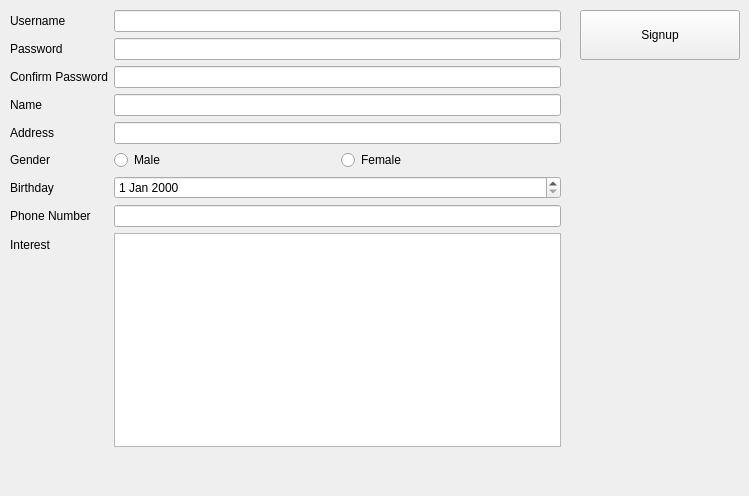
      <widget class="QWidget" name="sign_up_tab">
       <property name="enabled">
        <bool>true</bool>
       </property>
       <attribute name="title">
        <string>Sign Up</string>
       </attribute>
       <widget class="QWidget" name="formLayoutWidget_2">
        <property name="geometry">
         <rect>
          <x>0</x>
          <y>0</y>
          <width>561</width>
          <height>487</height>
         </rect>
        </property>
        <layout class="QFormLayout" name="Form_signup_user">
         <property name="leftMargin">
          <number>10</number>
         </property>
         <property name="topMargin">
          <number>10</number>
         </property>
         <property name="bottomMargin">
          <number>40</number>
         </property>
         <item row="0" column="0">
          <widget class="QLabel" name="Label_username_signup_user">
           <property name="styleSheet">
            <string notr="true"/>
           </property>
           <property name="text">
            <string>Username</string>
           </property>
          </widget>
         </item>
         <item row="0" column="1">
          <widget class="QLineEdit" name="Line_username_signup_user">
           <property name="styleSheet">
            <string notr="true"/>
           </property>
          </widget>
         </item>
         <item row="1" column="0">
          <widget class="QLabel" name="Label_password_signup_user">
           <property name="sizePolicy">
            <sizepolicy hsizetype="Expanding" vsizetype="Expanding">
             <horstretch>0</horstretch>
             <verstretch>0</verstretch>
            </sizepolicy>
           </property>
           <property name="styleSheet">
            <string notr="true"/>
           </property>
           <property name="text">
            <string>Password</string>
           </property>
          </widget>
         </item>
         <item row="1" column="1">
          <widget class="QLineEdit" name="Line_password_signup_user">
           <property name="styleSheet">
            <string notr="true"/>
           </property>
          </widget>
         </item>
         <item row="2" column="0">
          <widget class="QLabel" name="Label_password_confirm_signup_user">
           <property name="sizePolicy">
            <sizepolicy hsizetype="Expanding" vsizetype="Expanding">
             <horstretch>0</horstretch>
             <verstretch>0</verstretch>
            </sizepolicy>
           </property>
           <property name="styleSheet">
            <string notr="true"/>
           </property>
           <property name="text">
            <string>Confirm Password</string>
           </property>
          </widget>
         </item>
         <item row="2" column="1">
          <widget class="QLineEdit" name="Line_password_confirm_signup_user">
           <property name="styleSheet">
            <string notr="true"/>
           </property>
          </widget>
         </item>
         <item row="3" column="0">
          <widget class="QLabel" name="Label_name_signup_user">
           <property name="sizePolicy">
            <sizepolicy hsizetype="Expanding" vsizetype="Expanding">
             <horstretch>0</horstretch>
             <verstretch>0</verstretch>
            </sizepolicy>
           </property>
           <property name="styleSheet">
            <string notr="true"/>
           </property>
           <property name="text">
            <string>Name</string>
           </property>
          </widget>
         </item>
         <item row="3" column="1">
          <widget class="QLineEdit" name="Line_name_signup_user">
           <property name="styleSheet">
            <string notr="true"/>
           </property>
          </widget>
         </item>
         <item row="4" column="0">
          <widget class="QLabel" name="Label_address_signup_user">
           <property name="sizePolicy">
            <sizepolicy hsizetype="Expanding" vsizetype="Expanding">
             <horstretch>0</horstretch>
             <verstretch>0</verstretch>
            </sizepolicy>
           </property>
           <property name="styleSheet">
            <string notr="true"/>
           </property>
           <property name="text">
            <string>Address</string>
           </property>
          </widget>
         </item>
         <item row="4" column="1">
          <widget class="QLineEdit" name="Line_address_signup_user">
           <property name="styleSheet">
            <string notr="true"/>
           </property>
          </widget>
         </item>
         <item row="5" column="0">
          <widget class="QLabel" name="Label_gender_signup_user">
           <property name="sizePolicy">
            <sizepolicy hsizetype="Expanding" vsizetype="Expanding">
             <horstretch>0</horstretch>
             <verstretch>0</verstretch>
            </sizepolicy>
           </property>
           <property name="styleSheet">
            <string notr="true"/>
           </property>
           <property name="text">
            <string>Gender</string>
           </property>
          </widget>
         </item>
         <item row="5" column="1">
          <layout class="QHBoxLayout" name="Form_gender_user">
           <item>
            <widget class="QRadioButton" name="Rbutton_female_signup_user">
             <property name="text">
              <string>Male</string>
             </property>
             <attribute name="buttonGroup">
              <string notr="true">button_group_gender_signup_user</string>
             </attribute>
            </widget>
           </item>
           <item>
            <widget class="QRadioButton" name="Rbutton_male_signup_user">
             <property name="text">
              <string>Female</string>
             </property>
             <attribute name="buttonGroup">
              <string notr="true">button_group_gender_signup_user</string>
             </attribute>
            </widget>
           </item>
          </layout>
         </item>
         <item row="7" column="0">
          <widget class="QLabel" name="Label_age_signup_user">
           <property name="sizePolicy">
            <sizepolicy hsizetype="Expanding" vsizetype="Expanding">
             <horstretch>0</horstretch>
             <verstretch>0</verstretch>
            </sizepolicy>
           </property>
           <property name="styleSheet">
            <string notr="true"/>
           </property>
           <property name="text">
            <string>Birthday</string>
           </property>
          </widget>
         </item>
         <item row="8" column="0">
          <widget class="QLabel" name="Label_phone_number_signup_user">
           <property name="sizePolicy">
            <sizepolicy hsizetype="Expanding" vsizetype="Expanding">
             <horstretch>0</horstretch>
             <verstretch>0</verstretch>
            </sizepolicy>
           </property>
           <property name="styleSheet">
            <string notr="true"/>
           </property>
           <property name="text">
            <string>Phone Number</string>
           </property>
          </widget>
         </item>
         <item row="8" column="1">
          <widget class="QLineEdit" name="Line_phone_number_signup_user">
           <property name="styleSheet">
            <string notr="true"/>
           </property>
          </widget>
         </item>
         <item row="9" column="0">
          <widget class="QLabel" name="Label_interest_signup_user">
           <property name="styleSheet">
            <string notr="true"/>
           </property>
           <property name="text">
            <string>Interest</string>
           </property>
          </widget>
         </item>
         <item row="9" column="1">
          <widget class="QPlainTextEdit" name="Plain_Line_interest_signup_user">
           <property name="toolTip">
            <string>&lt;html&gt;&lt;head/&gt;&lt;body&gt;&lt;p&gt;&lt;br/&gt;&lt;/p&gt;&lt;/body&gt;&lt;/html&gt;</string>
           </property>
           <property name="styleSheet">
            <string notr="true"/>
           </property>
          </widget>
         </item>
         <item row="7" column="1">
          <widget class="QDateEdit" name="DateEdit_Birthday_signup_user"/>
         </item>
        </layout>
        <zorder>Label_username_signup_user</zorder>
        <zorder>Line_username_signup_user</zorder>
        <zorder>Label_password_signup_user</zorder>
        <zorder>Line_password_signup_user</zorder>
        <zorder>Line_password_confirm_signup_user</zorder>
        <zorder>Label_name_signup_user</zorder>
        <zorder>Line_name_signup_user</zorder>
        <zorder>Label_address_signup_user</zorder>
        <zorder>Line_address_signup_user</zorder>
        <zorder>Label_gender_signup_user</zorder>
        <zorder>Label_age_signup_user</zorder>
        <zorder>Label_phone_number_signup_user</zorder>
        <zorder>Line_phone_number_signup_user</zorder>
        <zorder>Label_interest_signup_user</zorder>
        <zorder>Label_password_confirm_signup_user</zorder>
        <zorder>Plain_Line_interest_signup_user</zorder>
        <zorder>DateEdit_Birthday_signup_user</zorder>
       </widget>
       <widget class="QPushButton" name="Pbutton_submit_signup_user">
        <property name="geometry">
         <rect>
          <x>580</x>
          <y>10</y>
          <width>160</width>
          <height>50</height>
         </rect>
        </property>
        <property name="sizePolicy">
         <sizepolicy hsizetype="Expanding" vsizetype="Expanding">
          <horstretch>0</horstretch>
          <verstretch>0</verstretch>
         </sizepolicy>
        </property>
        <property name="styleSheet">
         <string notr="true"/>
        </property>
        <property name="text">
         <string>Signup</string>
        </property>
       </widget>
      </widget>
